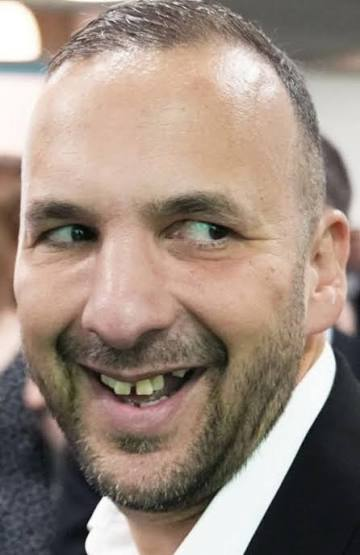
#> input picture images (11).jpeg, 360 x 555 px
$ python -i local_processor.py   (imports and definitions only)
#> lines starting #> are read from the running program, lines starting #| are printed output that depends on the picture; after the words box and inside, x2 and y2 are one past the last pixel; in counts of white or black regions, pixels touching at a corner belong together
#> further down, picture is the input picture: shape (555, 360, 3); mean B, G, R 125.7, 137.3, 154.2
"""Local free caricature processing (no API credits required)."""

import io

import cv2
import numpy as np
from PIL import Image

from styles import CaricatureStyle


# [13 lines left out: functions _pil_to_cv2, _cv2_to_png_bytes, not called in this run]


def _cartoon_base(image: np.ndarray, edge_strength: float = 1.0) -> np.ndarray:
    """Edge-preserving cartoon filter."""
#> called with edge_strength = 1
    h, w = image.shape[:2]
#> h = 555; w = 360
    scale = min(1.0, 800 / max(h, w))
#> scale = 1
    if scale < 1.0:
        image = cv2.resize(image, (int(w * scale), int(h * scale)), interpolation=cv2.INTER_AREA)

    smooth = cv2.bilateralFilter(image, d=9, sigmaColor=80, sigmaSpace=80)
    smooth = cv2.bilateralFilter(smooth, d=9, sigmaColor=80, sigmaSpace=80)

    gray = cv2.cvtColor(smooth, cv2.COLOR_BGR2GRAY)
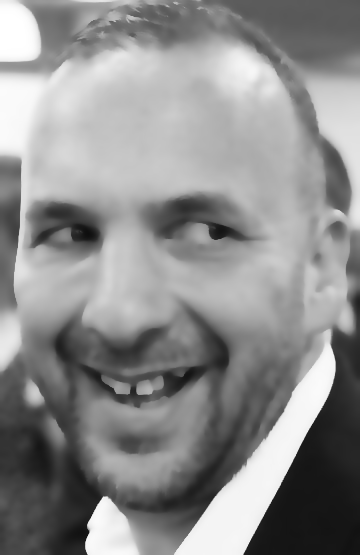
#> gray: shape (555, 360); min 14, max 255, mean 141.1
    blur = cv2.medianBlur(gray, 7)
    edges = cv2.adaptiveThreshold(
        blur, 255, cv2.ADAPTIVE_THRESH_MEAN_C, cv2.THRESH_BINARY, 9, 2
    )
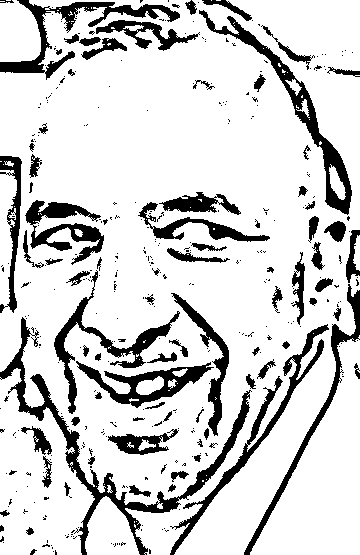
#> edges: shape (555, 360); 82.5% white; 373 black regions (291 under 20 px), largest, box (x1, y1, x2, y2) and area: (0, 317, 252, 555) 4721, (199, 10, 352, 215) 2988, (170, 324, 329, 555) 2608
    edges = cv2.cvtColor(edges, cv2.COLOR_GRAY2BGR)

    # Reduce color levels for flat cartoon look
    data = smooth.reshape((-1, 3)).astype(np.float32)
    criteria = (cv2.TERM_CRITERIA_EPS + cv2.TERM_CRITERIA_MAX_ITER, 20, 1.0)
    _, labels, centers = cv2.kmeans(data, 8, None, criteria, 10, cv2.KMEANS_PP_CENTERS)
#> centers = [[237.4, 239.8, 241.5], [126.7, 142.5, 168.2], [32.99, 30.59, 29.33], [182.7, 196.7, 220], [80.15, 91.03, 101.4], [151.8, 172.3, 204.2], [58.93, 63.38, 67.87], [98.37, 114.3, 135.4]]
    centers = np.uint8(centers)
#> centers = [[237, 239, 241], [126, 142, 168], [32, 30, 29], [182, 196, 220], [80, 91, 101], [151, 172, 204], [58, 63, 67], [98, 114, 135]]
    flat = centers[labels.flatten()].reshape(smooth.shape)
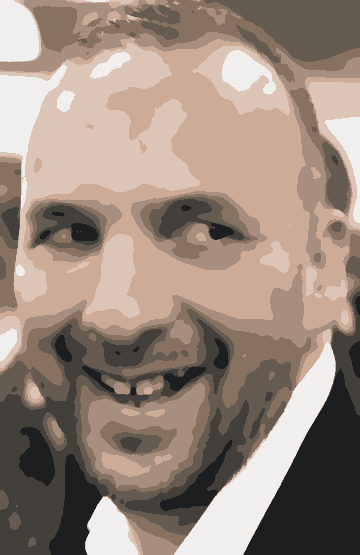
#> flat: shape (555, 360, 3); mean B, G, R 125.1, 136.9, 153.9

    edges_inv = cv2.bitwise_not(edges)
    cartoon = cv2.bitwise_and(flat, edges_inv)
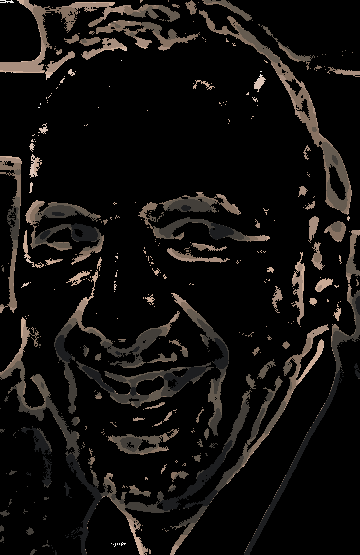
#> cartoon: shape (555, 360, 3); mean B, G, R 14.6, 16.4, 18.6

    if edge_strength != 1.0:
        cartoon = cv2.addWeighted(cartoon, 1.0, edges, edge_strength * 0.3, 0)

    return cartoon


# [74 lines left out: functions _apply_color_grade, _exaggerate_features, transform_local, not called in this run]

>>> import cv2
>>> picture = cv2.imread('../images (11).jpeg')
>>> result = _cartoon_base(picture)

$ run again, on file_00000000494481f4813c12257a014953.png
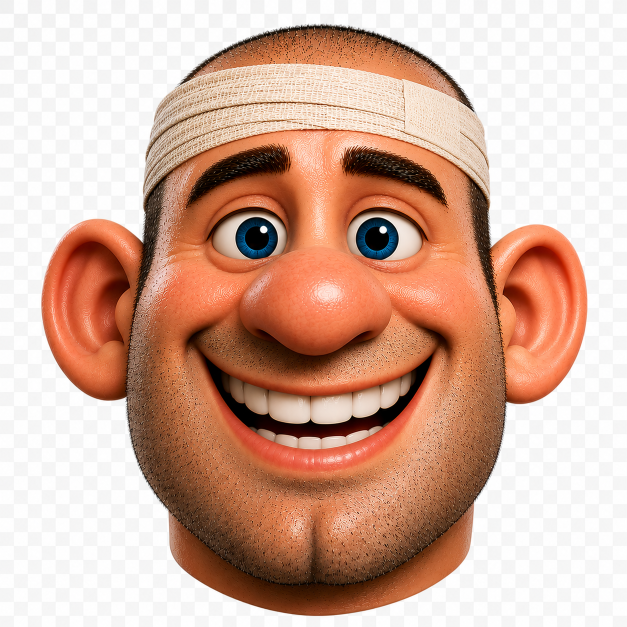
#> input picture file_00000000494481f4813c12257a014953.png, 1254 x 1254 px (shown at 1/2 size)
#> picture is the input picture: shape (1254, 1254, 3); mean B, G, R 157.4, 174.6, 211.8
#> in _cartoon_base, `edges = cv2.adaptiveThreshold( blur, 255, cv2.ADAPTIVE_THRESH_MEAN_C, ..`:
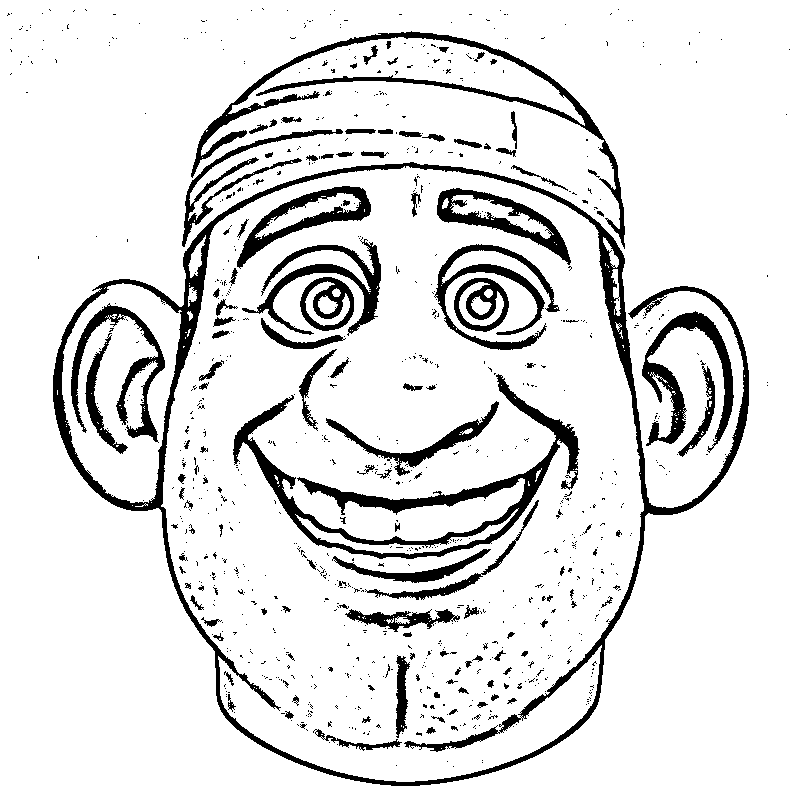
#> edges: shape (800, 800); 88.8% white; 921 black regions (792 under 20 px), largest, box (x1, y1, x2, y2) and area: (53, 162, 749, 786) 18216, (233, 374, 580, 559) 8916, (191, 31, 625, 249) 5883
#> in _cartoon_base, `_, labels, centers = cv2.kmeans(data, 8, None, criteria, 10, cv2.KMEAN..`: centers = [[95.65, 138.8, 236.6], [249.1, 249, 249.2], [47.73, 80.86, 152.5], [26.42, 50.84, 101.9], [67.78, 108.1, 200.7], [14.63, 21.94, 40.2], [194.2, 212.9, 236.8], [137.1, 167, 223.1]]
#> in _cartoon_base, `centers = np.uint8(centers)`: centers = [[95, 138, 236], [249, 249, 249], [47, 80, 152], [26, 50, 101], [67, 108, 200], [14, 21, 40], [194, 212, 236], [137, 167, 223]]
#> in _cartoon_base, `cartoon = cv2.bitwise_and(flat, edges_inv)`:
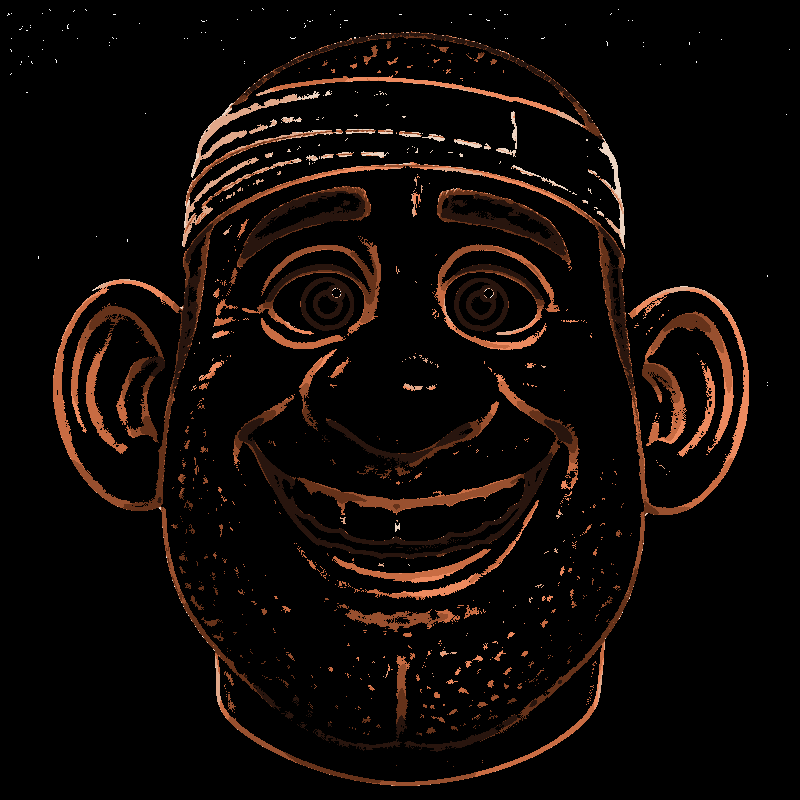
#> cartoon: shape (800, 800, 3); mean of channels 0, 1, 2 6, 8.9, 15.3; drawn as B, G, R
